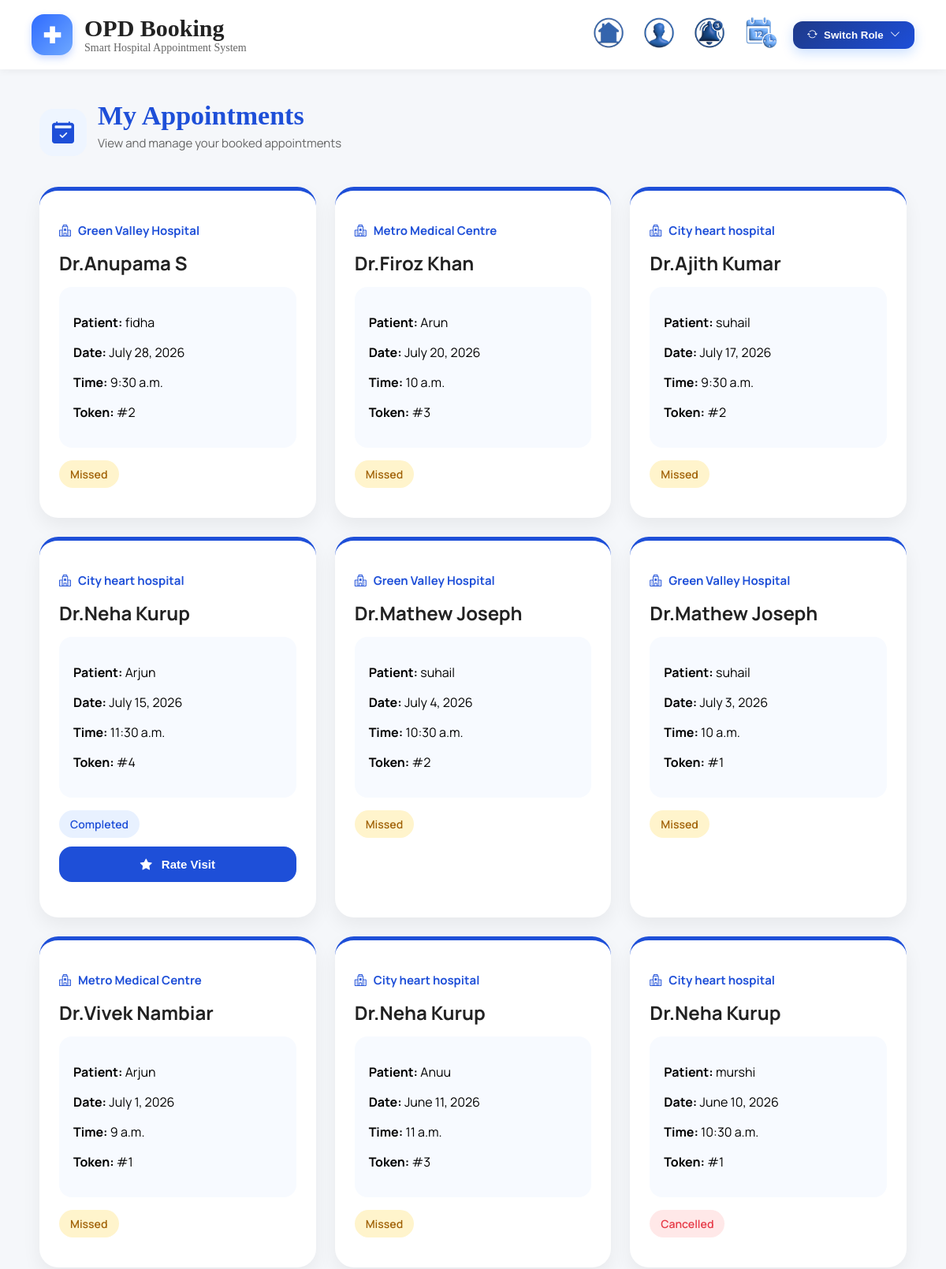
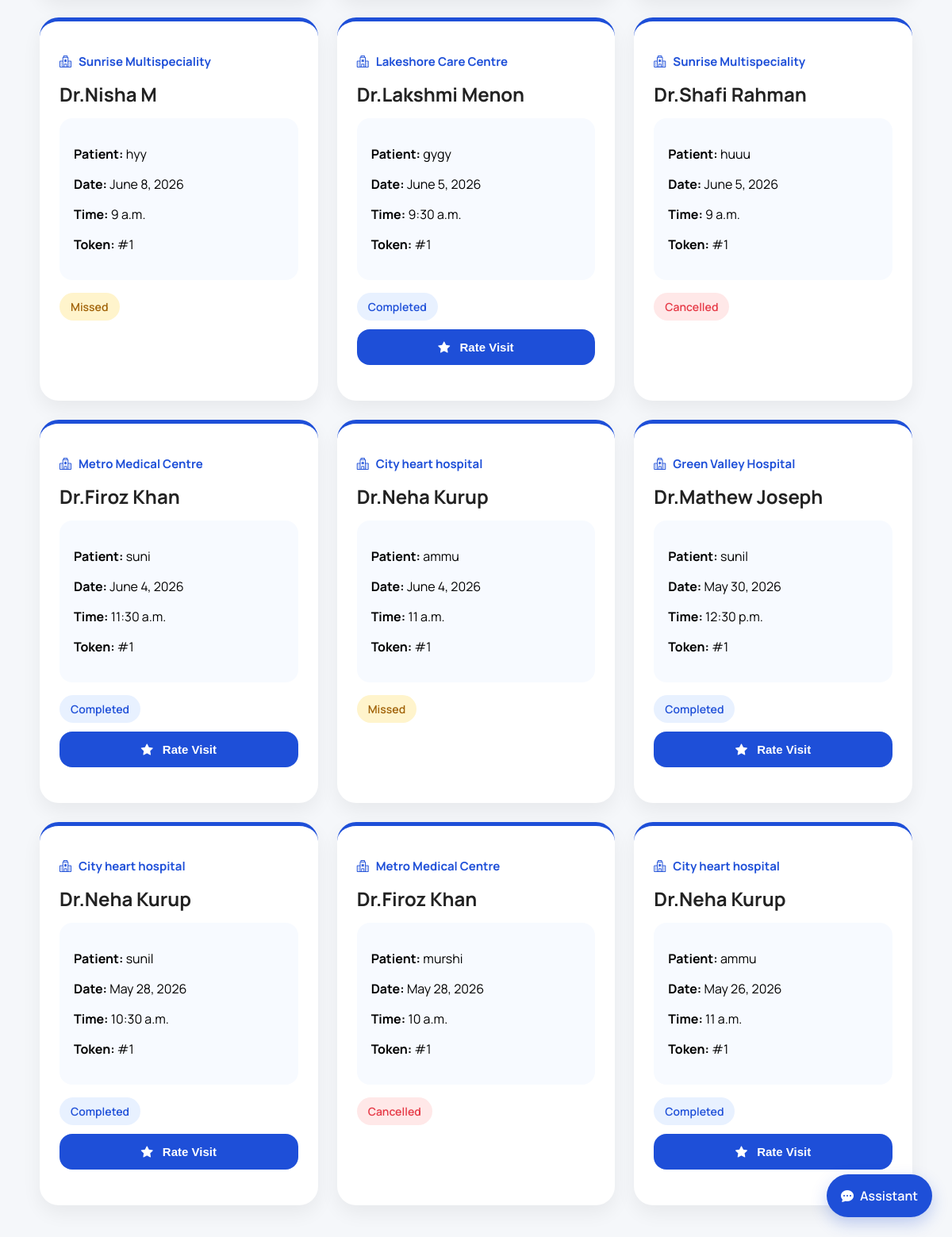
Page /my-appointments/ (signed in) on the committed database (2 pictures, top to bottom).
### opdapp/models.py (models this page shows, shortened)
class Appointment(models.Model):
    STATUS_CHOICES = [
        ('Booked', 'Booked'),
        ('Cancelled', 'Cancelled'),
        ('Completed', 'Completed'),
        ("Missed","Missed"),
        ('Rescheduled', 'Rescheduled'),
    ]
    rescheduled_from = models.DateField(null=True, blank=True)
    user = models.ForeignKey(User, on_delete=models.CASCADE, null=True, blank=True)
    patient = models.ForeignKey(Patient, on_delete=models.CASCADE)
    doctor = models.ForeignKey(Doctor, on_delete=models.CASCADE)
    hospital = models.ForeignKey(Hospital, on_delete=models.CASCADE)
    appointment_date = models.DateField()
    time_slot = models.TimeField()
    token_number = models.IntegerField()
    status = models.CharField(max_length=20, choices=STATUS_CHOICES, default='Booked')
    created_at = models.DateTimeField(auto_now_add=True)

class Doctor(models.Model):
    user = models.OneToOneField(
    User,
    on_delete=models.CASCADE,
    null=True,
    blank=True
)
    hospital = models.ForeignKey(Hospital, on_delete=models.CASCADE)
    department = models.ForeignKey(Department, on_delete=models.CASCADE)
    name = models.CharField(max_length=200)
    qualification = models.CharField(max_length=200)
    experience_years = models.PositiveIntegerField()
    rating = models.FloatField(default=0.0)
    fee = models.FloatField()
    phone = models.CharField(
    max_length=15,
    blank=True
)
    email = models.EmailField(
    blank=True
)
    image = models.ImageField(
    upload_to="doctor_images/",
    blank=True,
    null=True
)
    is_active = models.BooleanField(default=True)
    is_on_leave = models.BooleanField(default=False)

class Hospital(models.Model):
    name = models.CharField(max_length=200)
    city = models.CharField(max_length=100)
    address = models.TextField()
    latitude = models.FloatField()
    longitude = models.FloatField()
    rating = models.FloatField(default=0.0)
    total_reviews = models.IntegerField(default=0)
    location_name = models.CharField(max_length=255, blank=True, null=True)
    image = models.ImageField(upload_to='hospital_images/', blank=True, null=True)

class Patient(models.Model):
    name = models.CharField(max_length=200)
    phone = models.CharField(max_length=15)
    email = models.EmailField(blank=True)
    city = models.CharField(max_length=100)
    created_at = models.DateTimeField(auto_now_add=True)

### opdapp/views.py (the view)
# urls.py: path('my-appointments/', views.patient_dashboard, name='patient_dashboard'),
@login_required(login_url='/login/')
def patient_dashboard(request):
    today = date.today()
    old_bookings = Appointment.objects.filter(
        user=request.user,
        status="Booked",
        appointment_date__lt=today
    )
    print("TODAY:", today)
    print("OLD BOOKINGS FOUND:", old_bookings.count())
    for appointment in old_bookings:
        appointment.status = "Missed"
        appointment.save()
    appointments = Appointment.objects.filter(
        user=request.user
    ).select_related(
        'doctor',
        'hospital',
        'patient'
    ).order_by(
        '-appointment_date',
        '-time_slot'
    )
    for a in appointments:
        a.can_cancel = (
            a.status == "Booked"
            and a.appointment_date >= today
        )
    return render(request, "patient_dashboard.html", {
        "appointments": appointments,
        "today": today
    })

### opdapp/templates/patient_dashboard.html (shortened to what this page needs)
{% extends 'base.html' %}
{% load static %}
{% block content %}
<div style="
    max-width:1100px;
    margin:40px auto;
    padding:0 20px;
">
    <div style="
        display:flex;
        align-items:center;
        gap:14px;
        margin-bottom:30px;
    ">
        <div style="
            width:60px;
            height:60px;
            border-radius:18px;
            background:#eef5ff;
            display:flex;
            align-items:center;
            justify-content:center;
        ">
            <i class="bi bi-calendar2-check-fill"
               style="
                color:#1e4fd8;
                font-size:28px;
               ">
            </i>
        </div>
        <div>
            <h2 style="
                margin:0;
                color:#1e4fd8;
                font-size:34px;
                font-weight:700;
                font-family:'poppins';
            ">
                My Appointments
            </h2>
            <p style="
                margin-top:5px;
                color:#666;
                font-size:15px;
            ">
                View and manage your booked appointments
            </p>
        </div>
    </div>
    {% if appointments %}
        <div style="
            display:grid;
            grid-template-columns:repeat(auto-fit,minmax(320px,1fr));
            gap:24px;
        ">
        {% for a in appointments %}
        <div style="
            background:white;
            border-radius:24px;
            padding:25px;
            box-shadow:0 10px 24px rgba(0,0,0,0.06);
            transition:0.3s ease;
            border-top:5px solid #1e4fd8;
        ">
            <p style="
                color:#1e4fd8;
                font-size:15px;
                font-weight:700;
                margin-bottom:14px;
            ">
                <i class="bi bi-hospital"
                   style="margin-right:6px;"></i>
                {{ a.doctor.hospital.name }}
            </p>
            <h3 style="
                margin:0 0 14px 0;
                color:#222;
                font-size:24px;
            ">
                 {{ a.doctor.name }}
            </h3>
            <div style="
                background:#f7faff;
                border-radius:16px;
                padding:18px;
                margin-bottom:22px;
            ">
                <p><b>Patient:</b> {{ a.patient.name }}</p>
                <p><b>Date:</b> {{ a.appointment_date }}</p>
                <p><b>Time:</b> {{ a.time_slot }}</p>
                <p><b>Token:</b> #{{ a.token_number }}</p>
            </div>
            <div style="margin-bottom:20px;">
                {% if a.status == "Booked" %}
                    <span style="
                        display:inline-flex;
                        align-items:center;
                        gap:8px;
                        background:#eafaf1;
                        color:#14a44d;
                        padding:10px 18px;
                        border-radius:50px;
                        font-size:14px;
                        font-weight:600;
                    ">
                <i class="bi bi-check-circle-fill"></i>
                    Booked
            </span>
                {% elif a.status == "Cancelled" %}
                    <span style="
                        background:#ffe8e8;
                        color:#e63946;
                        padding:8px 14px;
                        border-radius:30px;
                        font-size:14px;
                        font-weight:600;
                    ">
                        Cancelled
                    </span>
                {% elif a.status == "Completed" %}
                    <span style="
                        background:#e8f1ff;
                        color:#1e4fd8;
                        padding:8px 14px;
                        border-radius:30px;
                        font-size:14px;
                        font-weight:600;
                    ">
                        Completed
                    </span>
                {% if a.status == "Completed" %}
    {% if a.rating %}
        <div style="
            margin-top:18px;
            background:#eafaf1;
            color:#14a44d;
            padding:12px;
            border-radius:14px;
            text-align:center;
            font-weight:600;
        ">
            <i class="bi bi-check-circle-fill"></i>
            Review Submitted
        </div>
    {% else %}
        <a href="{% url 'rate_appointment' a.id %}"
           style="
                text-decoration:none;
                display:block;
                margin-top:18px;
           ">
            <button style="
                width:100%;
                background:#1e4fd8;
                color:white;
                border:none;
                padding:14px;
                border-radius:16px;
                font-size:15px;
                font-weight:600;
                cursor:pointer;
            ">
                <i class="bi bi-star-fill"
                   style="margin-right:8px;">
                </i>
                Rate Visit
            </button>
        </a>
    {% endif %}
{% endif %}
                {% elif a.status == "Missed" %}
                    <span style="
                        background:#fff4cc;
                        color:#a16207;
                        padding:8px 14px;
                        border-radius:30px;
                        font-size:14px;
                        font-weight:600;
                    ">
                        Missed
                    </span>
                {% endif %}
            </div>
        </div>
    {% endfor %}
        </div>
    {% endif %}
</div>
{% endblock %}

### opdapp/templates/base.html (style rules this page uses)
body { background:#f5f7fa; font-family:'Manrope', sans-serif; margin:0; }

### rows in the picture
Appointment: doctor.hospital.name "Green Valley Hospital", doctor.name "Dr.Anupama S", patient.name "fidha", appointment_date "July 28, 2026", time_slot "9:30 a.m.", token_number "2", status "Missed"
Appointment: doctor.hospital.name "Metro Medical Centre", doctor.name "Dr.Firoz Khan", patient.name "Arun", appointment_date "July 20, 2026", time_slot "10 a.m.", token_number "3", status "Missed"
Appointment: doctor.hospital.name "City heart hospital", doctor.name "Dr.Ajith Kumar", patient.name "suhail", appointment_date "July 17, 2026", time_slot "9:30 a.m.", token_number "2", status "Missed"
Appointment: doctor.hospital.name "City heart hospital", doctor.name "Dr.Neha Kurup", patient.name "Arjun", appointment_date "July 15, 2026", time_slot "11:30 a.m.", token_number "4", status "Completed"
Appointment: doctor.hospital.name "Green Valley Hospital", doctor.name "Dr.Mathew Joseph", patient.name "suhail", appointment_date "July 4, 2026", time_slot "10:30 a.m.", token_number "2", status "Missed"
Appointment: doctor.hospital.name "Green Valley Hospital", doctor.name "Dr.Mathew Joseph", patient.name "suhail", appointment_date "July 3, 2026", time_slot "10 a.m.", token_number "1", status "Missed"
Appointment: doctor.hospital.name "Metro Medical Centre", doctor.name "Dr.Vivek Nambiar", patient.name "Arjun", appointment_date "July 1, 2026", time_slot "9 a.m.", token_number "1", status "Missed"
Appointment: doctor.hospital.name "City heart hospital", doctor.name "Dr.Neha Kurup", patient.name "Anuu", appointment_date "June 11, 2026", time_slot "11 a.m.", token_number "3", status "Missed"
Appointment: doctor.hospital.name "City heart hospital", doctor.name "Dr.Neha Kurup", patient.name "murshi", appointment_date "June 10, 2026", time_slot "10:30 a.m.", token_number "1", status "Cancelled"
Appointment: doctor.hospital.name "Sunrise Multispeciality", doctor.name "Dr.Nisha M", patient.name "hyy", appointment_date "June 8, 2026", time_slot "9 a.m.", token_number "1", status "Missed"
Appointment: doctor.hospital.name "Lakeshore Care Centre", doctor.name "Dr.Lakshmi Menon", patient.name "gygy", appointment_date "June 5, 2026", time_slot "9:30 a.m.", token_number "1", status "Completed"
Appointment: doctor.hospital.name "Sunrise Multispeciality", doctor.name "Dr.Shafi Rahman", patient.name "huuu", appointment_date "June 5, 2026", time_slot "9 a.m.", token_number "1", status "Cancelled"
Appointment: doctor.hospital.name "Metro Medical Centre", doctor.name "Dr.Firoz Khan", patient.name "suni", appointment_date "June 4, 2026", time_slot "11:30 a.m.", token_number "1", status "Completed"
Appointment: doctor.hospital.name "City heart hospital", doctor.name "Dr.Neha Kurup", patient.name "ammu", appointment_date "June 4, 2026", time_slot "11 a.m.", token_number "1", status "Missed"
Appointment: doctor.hospital.name "Green Valley Hospital", doctor.name "Dr.Mathew Joseph", patient.name "sunil", appointment_date "May 30, 2026", time_slot "12:30 p.m.", token_number "1", status "Completed"
Appointment: doctor.hospital.name "City heart hospital", doctor.name "Dr.Neha Kurup", patient.name "sunil", appointment_date "May 28, 2026", time_slot "10:30 a.m.", token_number "1", status "Completed"
Appointment: doctor.hospital.name "Metro Medical Centre", doctor.name "Dr.Firoz Khan", patient.name "murshi", appointment_date "May 28, 2026", time_slot "10 a.m.", token_number "1", status "Cancelled"
Appointment: doctor.hospital.name "City heart hospital", doctor.name "Dr.Neha Kurup", patient.name "ammu", appointment_date "May 26, 2026", time_slot "11 a.m.", token_number "1", status "Completed"
